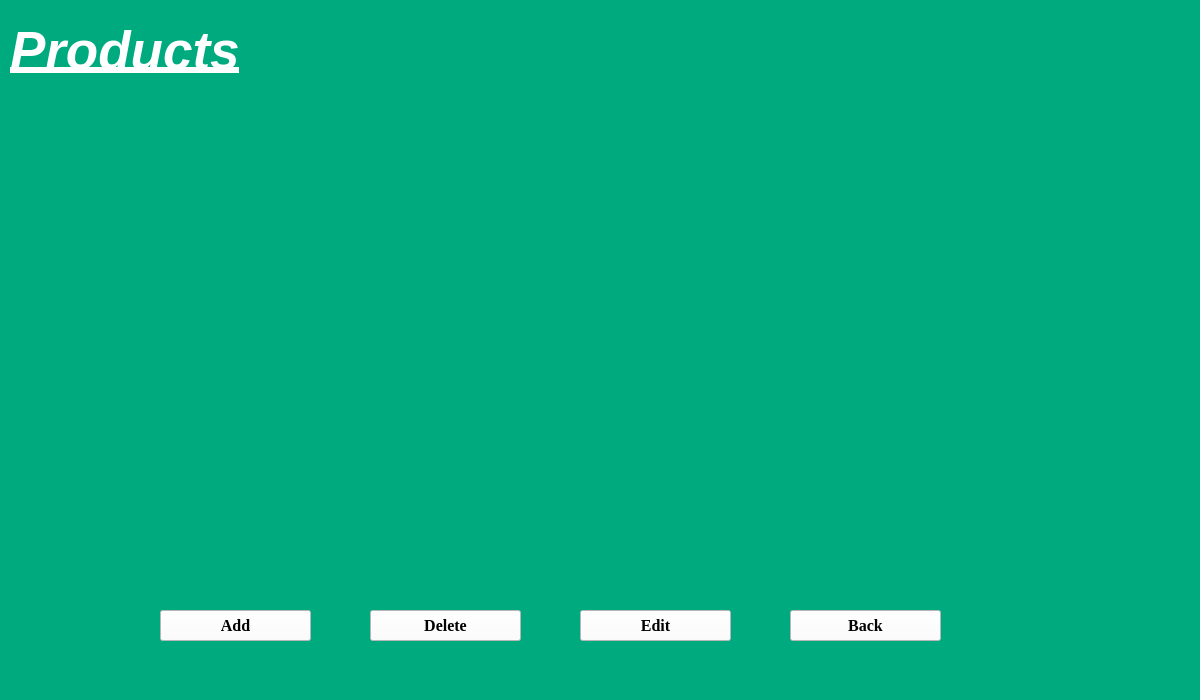
<?xml version="1.0" encoding="UTF-8"?>
<ui version="4.0">
 <class>Form</class>
 <widget class="QWidget" name="Form">
  <property name="geometry">
   <rect>
    <x>0</x>
    <y>0</y>
    <width>1200</width>
    <height>700</height>
   </rect>
  </property>
  <property name="windowTitle">
   <string>Form</string>
  </property>
  <property name="styleSheet">
   <string notr="true">background-color: rgb(0, 170, 127);</string>
  </property>
  <widget class="QWidget" name="gridLayoutWidget">
   <property name="geometry">
    <rect>
     <x>30</x>
     <y>110</y>
     <width>1111</width>
     <height>441</height>
    </rect>
   </property>
   <layout class="QGridLayout" name="GVBook"/>
  </widget>
  <widget class="QPushButton" name="btnBack">
   <property name="geometry">
    <rect>
     <x>790</x>
     <y>610</y>
     <width>151</width>
     <height>31</height>
    </rect>
   </property>
   <property name="font">
    <font>
     <family>Times New Roman</family>
     <pointsize>12</pointsize>
     <weight>75</weight>
     <bold>true</bold>
    </font>
   </property>
   <property name="styleSheet">
    <string notr="true">background-color: rgb(255, 255, 255);</string>
   </property>
   <property name="text">
    <string>Back</string>
   </property>
  </widget>
  <widget class="QPushButton" name="btnadd">
   <property name="geometry">
    <rect>
     <x>160</x>
     <y>610</y>
     <width>151</width>
     <height>31</height>
    </rect>
   </property>
   <property name="font">
    <font>
     <family>Times New Roman</family>
     <pointsize>12</pointsize>
     <weight>75</weight>
     <bold>true</bold>
    </font>
   </property>
   <property name="styleSheet">
    <string notr="true">background-color: rgb(255, 255, 255);</string>
   </property>
   <property name="text">
    <string>Add</string>
   </property>
  </widget>
  <widget class="QPushButton" name="btnDelete">
   <property name="geometry">
    <rect>
     <x>370</x>
     <y>610</y>
     <width>151</width>
     <height>31</height>
    </rect>
   </property>
   <property name="font">
    <font>
     <family>Times New Roman</family>
     <pointsize>12</pointsize>
     <weight>75</weight>
     <bold>true</bold>
    </font>
   </property>
   <property name="styleSheet">
    <string notr="true">background-color: rgb(255, 255, 255);</string>
   </property>
   <property name="text">
    <string>Delete</string>
   </property>
  </widget>
  <widget class="QPushButton" name="btnedit">
   <property name="geometry">
    <rect>
     <x>580</x>
     <y>610</y>
     <width>151</width>
     <height>31</height>
    </rect>
   </property>
   <property name="font">
    <font>
     <family>Times New Roman</family>
     <pointsize>12</pointsize>
     <weight>75</weight>
     <bold>true</bold>
    </font>
   </property>
   <property name="styleSheet">
    <string notr="true">background-color: rgb(255, 255, 255);</string>
   </property>
   <property name="text">
    <string>Edit</string>
   </property>
  </widget>
  <widget class="QLabel" name="label">
   <property name="geometry">
    <rect>
     <x>10</x>
     <y>20</y>
     <width>241</width>
     <height>61</height>
    </rect>
   </property>
   <property name="font">
    <font>
     <pointsize>40</pointsize>
     <weight>75</weight>
     <italic>true</italic>
     <bold>true</bold>
     <underline>true</underline>
    </font>
   </property>
   <property name="styleSheet">
    <string notr="true">color: rgb(255, 255, 255);</string>
   </property>
   <property name="text">
    <string>Products</string>
   </property>
  </widget>
 </widget>
 <resources/>
 <connections/>
</ui>
